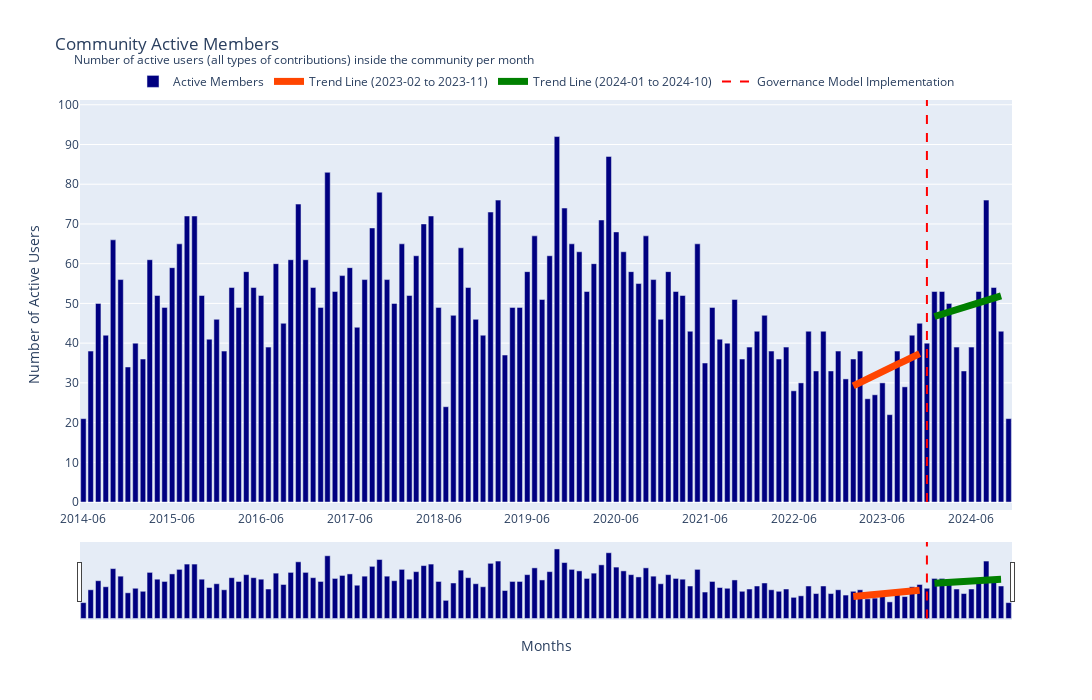

Notebook code for this chart:
### Code cell
months = community_activity['created_at']
mean_values = community_activity['number_of_users']
fig = go.Figure()

fig.add_trace(go.Bar(
    x=months,
    y=mean_values,
    name='Active Members',
    marker=dict(color='navy')
))

fig.add_trace(go.Scatter(
    x=data_1['created_at'].astype(str),
    y=trend_1,
    mode='lines',
    line=dict(color='orangered', width=7),
    name='Trend Line (2023-02 to 2023-11)'
))

fig.add_trace(go.Scatter(
    x=data_2['created_at'].astype(str),
    y=trend_2,
    mode='lines',
    line=dict(color='green', width=7),
    name='Trend Line (2024-01 to 2024-10)'
))

fig.update_layout(
    title='Community Active Members',
    xaxis_title='Months',
    yaxis_title='Number of Active Users',
    xaxis=dict(
        tickmode='array',
        tickvals=months[::12],
        ticktext=months[::12],
        rangeslider=dict(visible=False),
        tickformat='%Y-%m',
    ),
    yaxis=dict(range=[-2, max(mean_values) * 1.1], dtick=10),
    hovermode='x unified',
    width=1400,
    height=700,
    legend=dict(
        orientation='h',
        yanchor='bottom',
        y=1.01,
        xanchor='center',
        x=0.5
    ),
    annotations=[
        dict(
            text='Number of active users (all types of contributions) inside the community per month',
            xref='paper',
            yref='paper',
            x=-0.009,
            y=1.09,
            showarrow=False,
            font=dict(size=12)
        )
    ]
)

fig.add_trace(go.Scatter(
    x=['2023-12', '2023-12'],
    y=[0, max(mean_values) * 1.1],
    mode='lines',
    line=dict(color='red', dash='dash'),
    name='Governance Model Implementation'
))

fig.write_image('images/community_active_members.png')

fig.update_layout(
    annotations=[
        dict(
            y=1.125
        )
    ],
    xaxis=dict(
        rangeslider=dict(visible=True),
    )
)

fig.show()

### Figure 1 — Plotly figure (JSON) as saved in the notebook; plotly's stock layout.template omitted (floating-point values rounded to 4 significant figures)
{"data": [{"marker": {"color": "navy"}, "name": "Active Members", "type": "bar", "x": ["2014-06", "2014-07", "2014-08", "2014-09", "2014-10", "2014-11", "2014-12", "2015-01", "2015-02", "2015-03", "2015-04", "2015-05", "2015-06", "2015-07", "2015-08", "2015-09", "2015-10", "2015-11", "2015-12", "2016-01", "2016-02", "2016-03", "2016-04", "2016-05", "2016-06", "2016-07", "2016-08", "2016-09", "2016-10", "2016-11", "2016-12", "2017-01", "2017-02", "2017-03", "2017-04", "2017-05", "2017-06", "2017-07", "2017-08", "2017-09", "2017-10", "2017-11", "2017-12", "2018-01", "2018-02", "2018-03", "2018-04", "2018-05", "2018-06", "2018-07", "2018-08", "2018-09", "2018-10", "2018-11", "2018-12", "2019-01", "2019-02", "2019-03", "2019-04", "2019-05", "2019-06", "2019-07", "2019-08", "2019-09", "2019-10", "2019-11", "2019-12", "2020-01", "2020-02", "2020-03", "2020-04", "2020-05", "2020-06", "2020-07", "2020-08", "2020-09", "2020-10", "2020-11", "2020-12", "2021-01", "2021-02", "2021-03", "2021-04", "2021-05", "2021-06", "2021-07", "2021-08", "2021-09", "2021-10", "2021-11", "2021-12", "2022-01", "2022-02", "2022-03", "2022-04", "2022-05", "2022-06", "2022-07", "2022-08", "2022-09", "2022-10", "2022-11", "2022-12", "2023-01", "2023-02", "2023-03", "2023-04", "2023-05", "2023-06", "2023-07", "2023-08", "2023-09", "2023-10", "2023-11", "2023-12", "2024-01", "2024-02", "2024-03", "2024-04", "2024-05", "2024-06", "2024-07", "2024-08", "2024-09", "2024-10", "2024-11"], "y": [21, 38, 50, 42, 66, 56, 34, 40, 36, 61, 52, 49, 59, 65, 72, 72, 52, 41, 46, 38, 54, 49, 58, 54, 52, 39, 60, 45, 61, 75, 61, 54, 49, 83, 53, 57, 59, 44, 56, 69, 78, 56, 50, 65, 52, 62, 70, 72, 49, 24, 47, 64, 54, 46, 42, 73, 76, 37, 49, 49, 58, 67, 51, 62, 92, 74, 65, 63, 53, 60, 71, 87, 68, 63, 58, 55, 67, 56, 46, 58, 53, 52, 43, 65, 35, 49, 41, 40, 51, 36, 39, 43, 47, 38, 36, 39, 28, 30, 43, 33, 43, 33, 38, 31, 36, 38, 26, 27, 30, 22, 38, 29, 42, 45, 40, 53, 53, 50, 39, 33, 39, 53, 76, 54, 43, 21]}, {"line": {"color": "orangered", "width": 7}, "mode": "lines", "name": "Trend Line (2023-02 to 2023-11)", "type": "scatter", "x": ["2023-02", "2023-03", "2023-04", "2023-05", "2023-06", "2023-07", "2023-08", "2023-09", "2023-10", "2023-11"], "y": [29.24, 30.14, 31.04, 31.95, 32.85, 33.75, 34.65, 35.56, 36.46, 37.36]}, {"line": {"color": "green", "width": 7}, "mode": "lines", "name": "Trend Line (2024-01 to 2024-10)", "type": "scatter", "x": ["2024-01", "2024-02", "2024-03", "2024-04", "2024-05", "2024-06", "2024-07", "2024-08", "2024-09", "2024-10"], "y": [46.71, 47.28, 47.86, 48.44, 49.01, 49.59, 50.16, 50.74, 51.32, 51.89]}, {"line": {"color": "red", "dash": "dash"}, "mode": "lines", "name": "Governance Model Implementation", "type": "scatter", "x": ["2023-12", "2023-12"], "y": [0, 101.2]}], "layout": {"annotations": [{"font": {"size": 12}, "showarrow": false, "text": "Number of active users (all types of contributions) inside the community per month", "x": -0.009, "xref": "paper", "y": 1.125, "yref": "paper"}], "height": 700, "hovermode": "x unified", "legend": {"orientation": "h", "x": 0.5, "xanchor": "center", "y": 1.01, "yanchor": "bottom"}, "title": {"text": "Community Active Members"}, "width": 1400, "xaxis": {"rangeslider": {"visible": true}, "tickformat": "%Y-%m", "tickmode": "array", "ticktext": ["2014-06", "2015-06", "2016-06", "2017-06", "2018-06", "2019-06", "2020-06", "2021-06", "2022-06", "2023-06", "2024-06"], "tickvals": ["2014-06", "2015-06", "2016-06", "2017-06", "2018-06", "2019-06", "2020-06", "2021-06", "2022-06", "2023-06", "2024-06"], "title": {"text": "Months"}}, "yaxis": {"dtick": 10, "range": [-2, 101.2], "title": {"text": "Number of Active Users"}}}}
